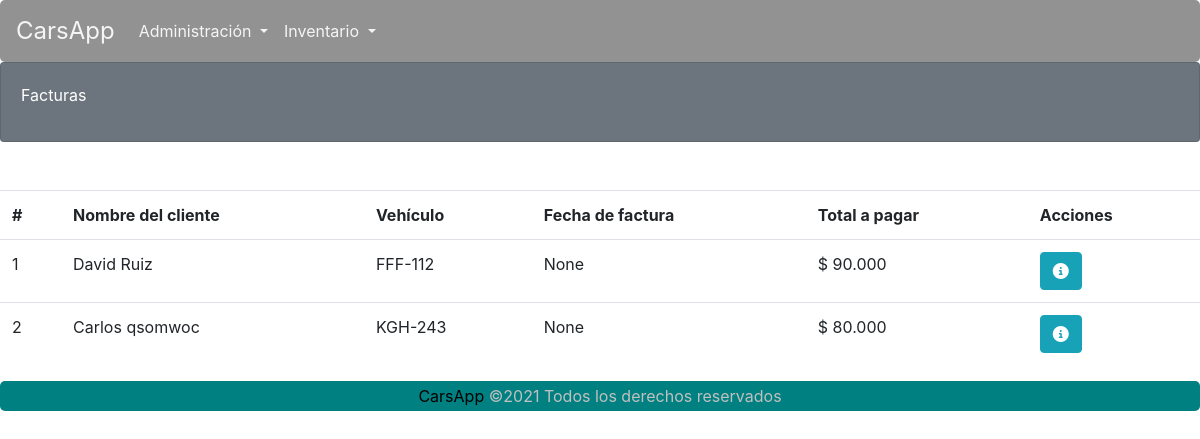
/carsapp/FacturasLista/, run on an earlier commit of the app's database.
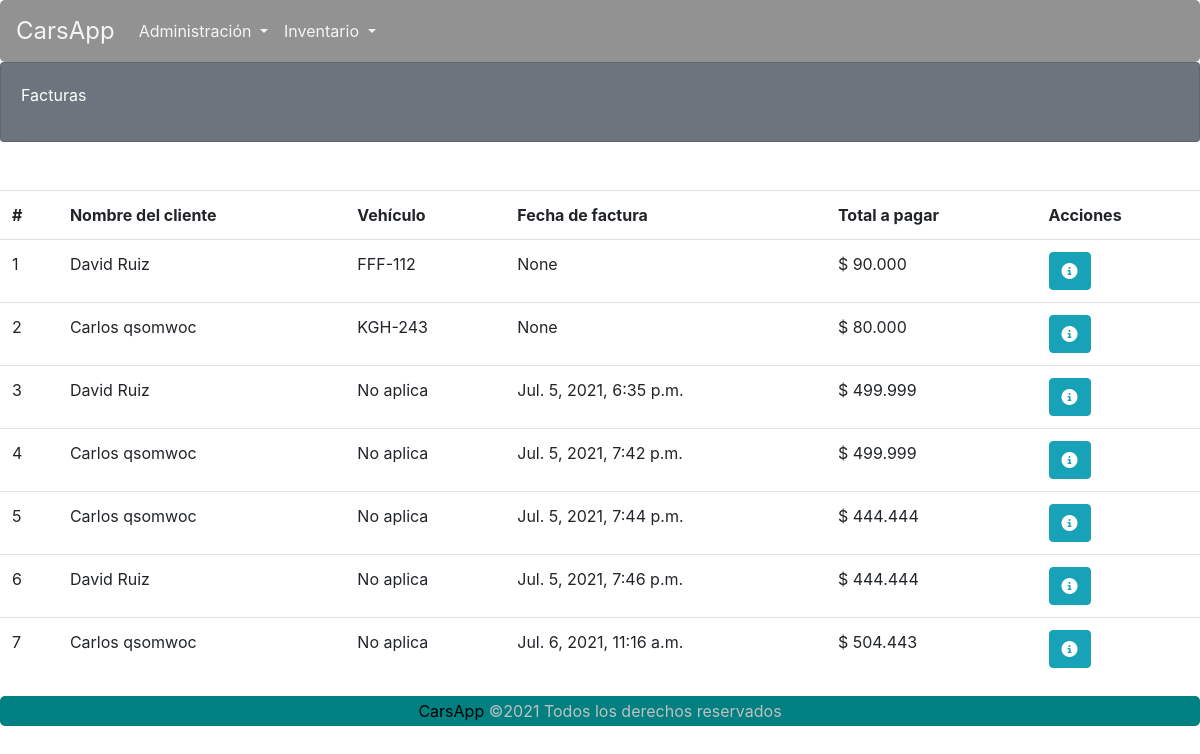
And on a later commit of the database.
### carsapp/models.py (models this page shows)
class Facturas(models.Model):
    id = models.AutoField(primary_key=True)
    totalAPagar = models.IntegerField(blank=False, null=True)
    fecha = models.DateTimeField('Fecha y hora del pedido', null=True)
    id_Cliente = models.ForeignKey(Lista_Cliente, on_delete=CASCADE, null=False)
    id_Vehi = models.ForeignKey(Vehiculo, on_delete=models.DO_NOTHING, null=True)

class Lista_Cliente(models.Model):
    id_Cliente = models.IntegerField(primary_key=True)
    tipo_Documento = models.CharField(max_length=15, blank=False, null=True)
    tipo_Cliente = models.CharField(max_length=30, blank=False, null=False)
    nombre_Cliente = models.CharField(max_length=30, blank=False, null=False)
    apellido_Cliente = models.CharField(max_length=30, blank=False, null=False)
    email_Cliente = models.EmailField(blank=False, null=False)
    telefono_Cliente = models.CharField(max_length=15, blank=False, null=False)

class Vehiculo(models.Model):
    id_Vehi = models.AutoField(primary_key=True)
    placa = models.CharField(max_length=7, blank=False, null=False)
    marca = models.CharField(max_length=30, blank=False, null=False)
    modelo = models.CharField(max_length=4, blank=False, null=False)
    color = models.CharField(max_length=30, blank=False, null=False)
    id_Cliente = models.ForeignKey(Lista_Cliente, on_delete=CASCADE, null=True)

### carsapp/views.py (the view)
# urls.py: path('FacturasLista/', views.FacturasLista.as_view(), name='FacturasLista'),
class FacturasLista(ListView) :
    template_name = 'carsapp/facturasLista.html'
    queryset = Facturas.objects.all()
    paginate_by = 7

### carsapp/templates/carsapp/facturasLista.html (shortened to what this page needs)
{% extends 'carsapp/base.html' %}
{% load humanize %}
{% load static %}
{% block contenedor %}
<div class="card text-white bg-secondary">
    <div class="card-body">
        <div>
            Facturas
        </div>
    </div>
</div>
    <br>
    <br />
    {% if object_list %}
    <table class="table  table-hover">
        <tr>
            <th>#</th>
            <th>Nombre del cliente</th>
            <th>Vehículo</th>
            <th>Fecha de factura</th>
            <th>Total a pagar</th>
            <th>Acciones</th>
        </tr>
        {% for registro in object_list %}
        <tr>
            <td>{{ forloop.counter }}</td>
            <td>{{ registro.id_Cliente.nombre_Cliente }} {{ registro.id_Cliente.apellido_Cliente }}</td>
            <td>{% if registro.id_Vehi.placa %} {{ registro.id_Vehi.placa }} {% else %} No aplica {% endif %}</td>
            <td>{{ registro.fecha }}</td>
            <td>$ {{ registro.totalAPagar|intcomma }}</td>
            <td>
                <abbr title="Detalles de factura"><a class="btn btn-info" href="{% url 'carsapp:facturasDetalles' registro.id %}" role="button"><i class="fas fa-info-circle"></i></a></abbr>
            </td>
        </tr>
        {% endfor %}
    </table>
    {% else %}
    No hay datos aún.
    {% endif %}
{% endblock %}

### carsapp/templates/carsapp/base.html (shortened to what this page needs)
{% load static %}
<!DOCTYPE html>
<html lang="es">
<head>
    <link rel="stylesheet" href="{% static 'carsapp/CSS/bootstrap.min.css' %}"/>
    <link rel="stylesheet" href="{% static 'carsapp/CSS/estilos.css' %}"/>
</head>
<body>
    {% block nav %}
    <nav class="navbar navbar-expand-lg" id="navBar">
        <a class="navbar-brand" href="{% url 'carsapp:inicio' %}">CarsApp</a>
        <div class="collapse navbar-collapse" id="navbarSupportedContent">
            <ul class="navbar-nav mr-auto">
                <li class="nav-item dropdown">
                    <a class="nav-link dropdown-toggle" href="#" id="navbarDropdown" role="button"
                        data-toggle="dropdown" aria-haspopup="true" aria-expanded="false">
                        Administración
                    </a>
                </li>
                <li class="nav-item dropdown">
                    <a class="nav-link dropdown-toggle" href="#" id="navbarDropdown" role="button"
                        data-toggle="dropdown" aria-haspopup="true" aria-expanded="false">
                        Inventario
                    </a>
                </li>
            </ul>
        </div>
    </nav>
    {% endblock %}
        {% block contenedor %} ... {% endblock %}
    {% block footer %}
    <footer>
        <div class="footer">
            <p><a href="{% if request.session.login %}{% url 'carsapp:inicio' %}{% endif %}">CarsApp</a> ©2021 Todos los derechos reservados</p>
        </div>
    </footer>
    {% endblock %}
</body>
</html>

### carsapp/static/carsapp/CSS/estilos.css (style rules this page uses)
* { margin: 0; padding: 0; }
p { font-size: medium; color: #c0c0c0; }
#navBar { background-color:#929292; border-radius: 5px; }
#navBar > a { color:whitesmoke; font-size: x-large; transition: 0.3s ease; }
#navbarSupportedContent > ul > li > a { color: whitesmoke; transition: 0.3s all; }
.card-body > div { display: inline-block; }
.card { height: 10vh; }
footer { display: flex; justify-content: center; align-items: center; background-color: teal; text-align: center; border-radius: 5px; height: 30px; z-index: 1000; }
.footer > p { padding-top: 15px; }
.footer > p > a { text-decoration: none; transition: 0.3s ease; }
h4, h2,small,a { margin: 0; padding: 0; color: black; }
a { text-decoration: none; }

What changed in the data, as far as the page shows it:
added Facturas: id_Cliente.nombre_Cliente "David", id_Cliente.apellido_Cliente "Ruiz", shows "No aplica", fecha "Jul. 5, 2021, 6:35 p.m.", totalAPagar "499.999"
added Facturas: id_Cliente.nombre_Cliente "Carlos", id_Cliente.apellido_Cliente "qsomwoc", shows "No aplica", fecha "Jul. 5, 2021, 7:42 p.m.", totalAPagar "499.999"
added Facturas: id_Cliente.nombre_Cliente "Carlos", id_Cliente.apellido_Cliente "qsomwoc", shows "No aplica", fecha "Jul. 5, 2021, 7:44 p.m.", totalAPagar "444.444"
added Facturas: id_Cliente.nombre_Cliente "David", id_Cliente.apellido_Cliente "Ruiz", shows "No aplica", fecha "Jul. 5, 2021, 7:46 p.m.", totalAPagar "444.444"
added Facturas: id_Cliente.nombre_Cliente "Carlos", id_Cliente.apellido_Cliente "qsomwoc", shows "No aplica", fecha "Jul. 6, 2021, 11:16 a.m.", totalAPagar "504.443"
